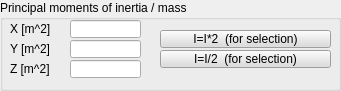
   <widget class="QGroupBox" name="groupBox_5">
    <property name="geometry">
     <rect>
      <x>10</x>
      <y>150</y>
      <width>341</width>
      <height>91</height>
     </rect>
    </property>
    <property name="title">
     <string>Principal moments of inertia / mass</string>
    </property>
    <property name="flat">
     <bool>false</bool>
    </property>
    <widget class="QLineEdit" name="qqIX">
     <property name="geometry">
      <rect>
       <x>70</x>
       <y>20</y>
       <width>71</width>
       <height>18</height>
      </rect>
     </property>
    </widget>
    <widget class="QLineEdit" name="qqIY">
     <property name="geometry">
      <rect>
       <x>70</x>
       <y>40</y>
       <width>71</width>
       <height>18</height>
      </rect>
     </property>
    </widget>
    <widget class="QLineEdit" name="qqIZ">
     <property name="geometry">
      <rect>
       <x>70</x>
       <y>60</y>
       <width>71</width>
       <height>18</height>
      </rect>
     </property>
    </widget>
    <widget class="QLabel" name="label_3">
     <property name="geometry">
      <rect>
       <x>10</x>
       <y>20</y>
       <width>61</width>
       <height>18</height>
      </rect>
     </property>
     <property name="text">
      <string>X [m^2]</string>
     </property>
    </widget>
    <widget class="QLabel" name="label_4">
     <property name="geometry">
      <rect>
       <x>10</x>
       <y>40</y>
       <width>61</width>
       <height>18</height>
      </rect>
     </property>
     <property name="text">
      <string>Y [m^2]</string>
     </property>
    </widget>
    <widget class="QLabel" name="label_5">
     <property name="geometry">
      <rect>
       <x>10</x>
       <y>60</y>
       <width>61</width>
       <height>18</height>
      </rect>
     </property>
     <property name="text">
      <string>Z [m^2]</string>
     </property>
    </widget>
    <widget class="QToolButton" name="qqID2">
     <property name="geometry">
      <rect>
       <x>160</x>
       <y>50</y>
       <width>171</width>
       <height>18</height>
      </rect>
     </property>
     <property name="palette">
      <palette>
       <active>
        <colorrole role="WindowText">
         <brush brushstyle="SolidPattern">
          <color alpha="255">
           <red>0</red>
           <green>0</green>
           <blue>0</blue>
          </color>
         </brush>
        </colorrole>
        <colorrole role="Button">
         <brush brushstyle="SolidPattern">
          <color alpha="255">
           <red>220</red>
           <green>220</green>
           <blue>220</blue>
          </color>
         </brush>
        </colorrole>
        <colorrole role="Light">
         <brush brushstyle="SolidPattern">
          <color alpha="255">
           <red>255</red>
           <green>255</green>
           <blue>255</blue>
          </color>
         </brush>
        </colorrole>
        <colorrole role="Midlight">
         <brush brushstyle="SolidPattern">
          <color alpha="255">
           <red>237</red>
           <green>237</green>
           <blue>237</blue>
          </color>
         </brush>
        </colorrole>
        <colorrole role="Dark">
         <brush brushstyle="SolidPattern">
          <color alpha="255">
           <red>110</red>
           <green>110</green>
           <blue>110</blue>
          </color>
         </brush>
        </colorrole>
        <colorrole role="Mid">
         <brush brushstyle="SolidPattern">
          <color alpha="255">
           <red>147</red>
           <green>147</green>
           <blue>147</blue>
          </color>
         </brush>
        </colorrole>
        <colorrole role="Text">
         <brush brushstyle="SolidPattern">
          <color alpha="255">
           <red>0</red>
           <green>0</green>
           <blue>0</blue>
          </color>
         </brush>
        </colorrole>
        <colorrole role="BrightText">
         <brush brushstyle="SolidPattern">
          <color alpha="255">
           <red>255</red>
           <green>255</green>
           <blue>255</blue>
          </color>
         </brush>
        </colorrole>
        <colorrole role="ButtonText">
         <brush brushstyle="SolidPattern">
          <color alpha="255">
           <red>0</red>
           <green>0</green>
           <blue>0</blue>
          </color>
         </brush>
        </colorrole>
        <colorrole role="Base">
         <brush brushstyle="SolidPattern">
          <color alpha="255">
           <red>255</red>
           <green>255</green>
           <blue>255</blue>
          </color>
         </brush>
        </colorrole>
        <colorrole role="Window">
         <brush brushstyle="SolidPattern">
          <color alpha="255">
           <red>220</red>
           <green>220</green>
           <blue>220</blue>
          </color>
         </brush>
        </colorrole>
        <colorrole role="Shadow">
         <brush brushstyle="SolidPattern">
          <color alpha="255">
           <red>0</red>
           <green>0</green>
           <blue>0</blue>
          </color>
         </brush>
        </colorrole>
        <colorrole role="AlternateBase">
         <brush brushstyle="SolidPattern">
          <color alpha="255">
           <red>237</red>
           <green>237</green>
           <blue>237</blue>
          </color>
         </brush>
        </colorrole>
        <colorrole role="ToolTipBase">
         <brush brushstyle="SolidPattern">
          <color alpha="255">
           <red>255</red>
           <green>255</green>
           <blue>220</blue>
          </color>
         </brush>
        </colorrole>
        <colorrole role="ToolTipText">
         <brush brushstyle="SolidPattern">
          <color alpha="255">
           <red>0</red>
           <green>0</green>
           <blue>0</blue>
          </color>
         </brush>
        </colorrole>
       </active>
       <inactive>
        <colorrole role="WindowText">
         <brush brushstyle="SolidPattern">
          <color alpha="255">
           <red>0</red>
           <green>0</green>
           <blue>0</blue>
          </color>
         </brush>
        </colorrole>
        <colorrole role="Button">
         <brush brushstyle="SolidPattern">
          <color alpha="255">
           <red>220</red>
           <green>220</green>
           <blue>220</blue>
          </color>
         </brush>
        </colorrole>
        <colorrole role="Light">
         <brush brushstyle="SolidPattern">
          <color alpha="255">
           <red>255</red>
           <green>255</green>
           <blue>255</blue>
          </color>
         </brush>
        </colorrole>
        <colorrole role="Midlight">
         <brush brushstyle="SolidPattern">
          <color alpha="255">
           <red>237</red>
           <green>237</green>
           <blue>237</blue>
          </color>
         </brush>
        </colorrole>
        <colorrole role="Dark">
         <brush brushstyle="SolidPattern">
          <color alpha="255">
           <red>110</red>
           <green>110</green>
           <blue>110</blue>
          </color>
         </brush>
        </colorrole>
        <colorrole role="Mid">
         <brush brushstyle="SolidPattern">
          <color alpha="255">
           <red>147</red>
           <green>147</green>
           <blue>147</blue>
          </color>
         </brush>
        </colorrole>
        <colorrole role="Text">
         <brush brushstyle="SolidPattern">
          <color alpha="255">
           <red>0</red>
           <green>0</green>
           <blue>0</blue>
          </color>
         </brush>
        </colorrole>
        <colorrole role="BrightText">
         <brush brushstyle="SolidPattern">
          <color alpha="255">
           <red>255</red>
           <green>255</green>
           <blue>255</blue>
          </color>
         </brush>
        </colorrole>
        <colorrole role="ButtonText">
         <brush brushstyle="SolidPattern">
          <color alpha="255">
           <red>0</red>
           <green>0</green>
           <blue>0</blue>
          </color>
         </brush>
        </colorrole>
        <colorrole role="Base">
         <brush brushstyle="SolidPattern">
          <color alpha="255">
           <red>255</red>
           <green>255</green>
           <blue>255</blue>
          </color>
         </brush>
        </colorrole>
        <colorrole role="Window">
         <brush brushstyle="SolidPattern">
          <color alpha="255">
           <red>220</red>
           <green>220</green>
           <blue>220</blue>
          </color>
         </brush>
        </colorrole>
        <colorrole role="Shadow">
         <brush brushstyle="SolidPattern">
          <color alpha="255">
           <red>0</red>
           <green>0</green>
           <blue>0</blue>
          </color>
         </brush>
        </colorrole>
        <colorrole role="AlternateBase">
         <brush brushstyle="SolidPattern">
          <color alpha="255">
           <red>237</red>
           <green>237</green>
           <blue>237</blue>
          </color>
         </brush>
        </colorrole>
        <colorrole role="ToolTipBase">
         <brush brushstyle="SolidPattern">
          <color alpha="255">
           <red>255</red>
           <green>255</green>
           <blue>220</blue>
          </color>
         </brush>
        </colorrole>
        <colorrole role="ToolTipText">
         <brush brushstyle="SolidPattern">
          <color alpha="255">
           <red>0</red>
           <green>0</green>
           <blue>0</blue>
          </color>
         </brush>
        </colorrole>
       </inactive>
       <disabled>
        <colorrole role="WindowText">
         <brush brushstyle="SolidPattern">
          <color alpha="255">
           <red>110</red>
           <green>110</green>
           <blue>110</blue>
          </color>
         </brush>
        </colorrole>
        <colorrole role="Button">
         <brush brushstyle="SolidPattern">
          <color alpha="255">
           <red>220</red>
           <green>220</green>
           <blue>220</blue>
          </color>
         </brush>
        </colorrole>
        <colorrole role="Light">
         <brush brushstyle="SolidPattern">
          <color alpha="255">
           <red>255</red>
           <green>255</green>
           <blue>255</blue>
          </color>
         </brush>
        </colorrole>
        <colorrole role="Midlight">
         <brush brushstyle="SolidPattern">
          <color alpha="255">
           <red>237</red>
           <green>237</green>
           <blue>237</blue>
          </color>
         </brush>
        </colorrole>
        <colorrole role="Dark">
         <brush brushstyle="SolidPattern">
          <color alpha="255">
           <red>110</red>
           <green>110</green>
           <blue>110</blue>
          </color>
         </brush>
        </colorrole>
        <colorrole role="Mid">
         <brush brushstyle="SolidPattern">
          <color alpha="255">
           <red>147</red>
           <green>147</green>
           <blue>147</blue>
          </color>
         </brush>
        </colorrole>
        <colorrole role="Text">
         <brush brushstyle="SolidPattern">
          <color alpha="255">
           <red>110</red>
           <green>110</green>
           <blue>110</blue>
          </color>
         </brush>
        </colorrole>
        <colorrole role="BrightText">
         <brush brushstyle="SolidPattern">
          <color alpha="255">
           <red>255</red>
           <green>255</green>
           <blue>255</blue>
          </color>
         </brush>
        </colorrole>
        <colorrole role="ButtonText">
         <brush brushstyle="SolidPattern">
          <color alpha="255">
           <red>110</red>
           <green>110</green>
           <blue>110</blue>
          </color>
         </brush>
        </colorrole>
        <colorrole role="Base">
         <brush brushstyle="SolidPattern">
          <color alpha="255">
           <red>220</red>
           <green>220</green>
           <blue>220</blue>
          </color>
         </brush>
        </colorrole>
        <colorrole role="Window">
         <brush brushstyle="SolidPattern">
          <color alpha="255">
           <red>220</red>
           <green>220</green>
           <blue>220</blue>
          </color>
         </brush>
        </colorrole>
        <colorrole role="Shadow">
         <brush brushstyle="SolidPattern">
          <color alpha="255">
           <red>0</red>
           <green>0</green>
           <blue>0</blue>
          </color>
         </brush>
        </colorrole>
        <colorrole role="AlternateBase">
         <brush brushstyle="SolidPattern">
          <color alpha="255">
           <red>220</red>
           <green>220</green>
           <blue>220</blue>
          </color>
         </brush>
        </colorrole>
        <colorrole role="ToolTipBase">
         <brush brushstyle="SolidPattern">
          <color alpha="255">
           <red>255</red>
           <green>255</green>
           <blue>220</blue>
          </color>
         </brush>
        </colorrole>
        <colorrole role="ToolTipText">
         <brush brushstyle="SolidPattern">
          <color alpha="255">
           <red>0</red>
           <green>0</green>
           <blue>0</blue>
          </color>
         </brush>
        </colorrole>
       </disabled>
      </palette>
     </property>
     <property name="focusPolicy">
      <enum>Qt::StrongFocus</enum>
     </property>
     <property name="text">
      <string>I=I/2  (for selection)</string>
     </property>
    </widget>
    <widget class="QToolButton" name="qqIT2">
     <property name="geometry">
      <rect>
       <x>160</x>
       <y>30</y>
       <width>171</width>
       <height>18</height>
      </rect>
     </property>
     <property name="palette">
      <palette>
       <active>
        <colorrole role="WindowText">
         <brush brushstyle="SolidPattern">
          <color alpha="255">
           <red>0</red>
           <green>0</green>
           <blue>0</blue>
          </color>
         </brush>
        </colorrole>
        <colorrole role="Button">
         <brush brushstyle="SolidPattern">
          <color alpha="255">
           <red>220</red>
           <green>220</green>
           <blue>220</blue>
          </color>
         </brush>
        </colorrole>
        <colorrole role="Light">
         <brush brushstyle="SolidPattern">
          <color alpha="255">
           <red>255</red>
           <green>255</green>
           <blue>255</blue>
          </color>
         </brush>
        </colorrole>
        <colorrole role="Midlight">
         <brush brushstyle="SolidPattern">
          <color alpha="255">
           <red>237</red>
           <green>237</green>
           <blue>237</blue>
          </color>
         </brush>
        </colorrole>
        <colorrole role="Dark">
         <brush brushstyle="SolidPattern">
          <color alpha="255">
           <red>110</red>
           <green>110</green>
           <blue>110</blue>
          </color>
         </brush>
        </colorrole>
        <colorrole role="Mid">
         <brush brushstyle="SolidPattern">
          <color alpha="255">
           <red>147</red>
           <green>147</green>
           <blue>147</blue>
          </color>
         </brush>
        </colorrole>
        <colorrole role="Text">
         <brush brushstyle="SolidPattern">
          <color alpha="255">
           <red>0</red>
           <green>0</green>
           <blue>0</blue>
          </color>
         </brush>
        </colorrole>
        <colorrole role="BrightText">
         <brush brushstyle="SolidPattern">
          <color alpha="255">
           <red>255</red>
           <green>255</green>
           <blue>255</blue>
          </color>
         </brush>
        </colorrole>
        <colorrole role="ButtonText">
         <brush brushstyle="SolidPattern">
          <color alpha="255">
           <red>0</red>
           <green>0</green>
           <blue>0</blue>
          </color>
         </brush>
        </colorrole>
        <colorrole role="Base">
         <brush brushstyle="SolidPattern">
          <color alpha="255">
           <red>255</red>
           <green>255</green>
           <blue>255</blue>
          </color>
         </brush>
        </colorrole>
        <colorrole role="Window">
         <brush brushstyle="SolidPattern">
          <color alpha="255">
           <red>220</red>
           <green>220</green>
           <blue>220</blue>
          </color>
         </brush>
        </colorrole>
        <colorrole role="Shadow">
         <brush brushstyle="SolidPattern">
          <color alpha="255">
           <red>0</red>
           <green>0</green>
           <blue>0</blue>
          </color>
         </brush>
        </colorrole>
        <colorrole role="AlternateBase">
         <brush brushstyle="SolidPattern">
          <color alpha="255">
           <red>237</red>
           <green>237</green>
           <blue>237</blue>
          </color>
         </brush>
        </colorrole>
        <colorrole role="ToolTipBase">
         <brush brushstyle="SolidPattern">
          <color alpha="255">
           <red>255</red>
           <green>255</green>
           <blue>220</blue>
          </color>
         </brush>
        </colorrole>
        <colorrole role="ToolTipText">
         <brush brushstyle="SolidPattern">
          <color alpha="255">
           <red>0</red>
           <green>0</green>
           <blue>0</blue>
          </color>
         </brush>
        </colorrole>
       </active>
       <inactive>
        <colorrole role="WindowText">
         <brush brushstyle="SolidPattern">
          <color alpha="255">
           <red>0</red>
           <green>0</green>
           <blue>0</blue>
          </color>
         </brush>
        </colorrole>
        <colorrole role="Button">
         <brush brushstyle="SolidPattern">
          <color alpha="255">
           <red>220</red>
           <green>220</green>
           <blue>220</blue>
          </color>
         </brush>
        </colorrole>
        <colorrole role="Light">
         <brush brushstyle="SolidPattern">
          <color alpha="255">
           <red>255</red>
           <green>255</green>
           <blue>255</blue>
          </color>
         </brush>
        </colorrole>
        <colorrole role="Midlight">
         <brush brushstyle="SolidPattern">
          <color alpha="255">
           <red>237</red>
           <green>237</green>
           <blue>237</blue>
          </color>
         </brush>
        </colorrole>
        <colorrole role="Dark">
         <brush brushstyle="SolidPattern">
          <color alpha="255">
           <red>110</red>
           <green>110</green>
           <blue>110</blue>
          </color>
         </brush>
        </colorrole>
        <colorrole role="Mid">
         <brush brushstyle="SolidPattern">
          <color alpha="255">
           <red>147</red>
           <green>147</green>
           <blue>147</blue>
          </color>
         </brush>
        </colorrole>
        <colorrole role="Text">
         <brush brushstyle="SolidPattern">
          <color alpha="255">
           <red>0</red>
           <green>0</green>
           <blue>0</blue>
          </color>
         </brush>
        </colorrole>
        <colorrole role="BrightText">
         <brush brushstyle="SolidPattern">
          <color alpha="255">
           <red>255</red>
           <green>255</green>
           <blue>255</blue>
          </color>
         </brush>
        </colorrole>
        <colorrole role="ButtonText">
         <brush brushstyle="SolidPattern">
          <color alpha="255">
           <red>0</red>
           <green>0</green>
           <blue>0</blue>
          </color>
         </brush>
        </colorrole>
        <colorrole role="Base">
         <brush brushstyle="SolidPattern">
          <color alpha="255">
           <red>255</red>
           <green>255</green>
           <blue>255</blue>
          </color>
         </brush>
        </colorrole>
        <colorrole role="Window">
         <brush brushstyle="SolidPattern">
          <color alpha="255">
           <red>220</red>
           <green>220</green>
           <blue>220</blue>
          </color>
         </brush>
        </colorrole>
        <colorrole role="Shadow">
         <brush brushstyle="SolidPattern">
          <color alpha="255">
           <red>0</red>
           <green>0</green>
           <blue>0</blue>
          </color>
         </brush>
        </colorrole>
        <colorrole role="AlternateBase">
         <brush brushstyle="SolidPattern">
          <color alpha="255">
           <red>237</red>
           <green>237</green>
           <blue>237</blue>
          </color>
         </brush>
        </colorrole>
        <colorrole role="ToolTipBase">
         <brush brushstyle="SolidPattern">
          <color alpha="255">
           <red>255</red>
           <green>255</green>
           <blue>220</blue>
          </color>
         </brush>
        </colorrole>
        <colorrole role="ToolTipText">
         <brush brushstyle="SolidPattern">
          <color alpha="255">
           <red>0</red>
           <green>0</green>
           <blue>0</blue>
          </color>
         </brush>
        </colorrole>
       </inactive>
       <disabled>
        <colorrole role="WindowText">
         <brush brushstyle="SolidPattern">
          <color alpha="255">
           <red>110</red>
           <green>110</green>
           <blue>110</blue>
          </color>
         </brush>
        </colorrole>
        <colorrole role="Button">
         <brush brushstyle="SolidPattern">
          <color alpha="255">
           <red>220</red>
           <green>220</green>
           <blue>220</blue>
          </color>
         </brush>
        </colorrole>
        <colorrole role="Light">
         <brush brushstyle="SolidPattern">
          <color alpha="255">
           <red>255</red>
           <green>255</green>
           <blue>255</blue>
          </color>
         </brush>
        </colorrole>
        <colorrole role="Midlight">
         <brush brushstyle="SolidPattern">
          <color alpha="255">
           <red>237</red>
           <green>237</green>
           <blue>237</blue>
          </color>
         </brush>
        </colorrole>
        <colorrole role="Dark">
         <brush brushstyle="SolidPattern">
          <color alpha="255">
           <red>110</red>
           <green>110</green>
           <blue>110</blue>
          </color>
         </brush>
        </colorrole>
        <colorrole role="Mid">
         <brush brushstyle="SolidPattern">
          <color alpha="255">
           <red>147</red>
           <green>147</green>
           <blue>147</blue>
          </color>
         </brush>
        </colorrole>
        <colorrole role="Text">
         <brush brushstyle="SolidPattern">
          <color alpha="255">
           <red>110</red>
           <green>110</green>
           <blue>110</blue>
          </color>
         </brush>
        </colorrole>
        <colorrole role="BrightText">
         <brush brushstyle="SolidPattern">
          <color alpha="255">
           <red>255</red>
           <green>255</green>
           <blue>255</blue>
          </color>
         </brush>
        </colorrole>
        <colorrole role="ButtonText">
         <brush brushstyle="SolidPattern">
          <color alpha="255">
           <red>110</red>
           <green>110</green>
           <blue>110</blue>
          </color>
         </brush>
        </colorrole>
        <colorrole role="Base">
         <brush brushstyle="SolidPattern">
          <color alpha="255">
           <red>220</red>
           <green>220</green>
           <blue>220</blue>
          </color>
         </brush>
        </colorrole>
        <colorrole role="Window">
         <brush brushstyle="SolidPattern">
          <color alpha="255">
           <red>220</red>
           <green>220</green>
           <blue>220</blue>
          </color>
         </brush>
        </colorrole>
        <colorrole role="Shadow">
         <brush brushstyle="SolidPattern">
          <color alpha="255">
           <red>0</red>
           <green>0</green>
           <blue>0</blue>
          </color>
         </brush>
        </colorrole>
        <colorrole role="AlternateBase">
         <brush brushstyle="SolidPattern">
          <color alpha="255">
           <red>220</red>
           <green>220</green>
           <blue>220</blue>
          </color>
         </brush>
        </colorrole>
        <colorrole role="ToolTipBase">
         <brush brushstyle="SolidPattern">
          <color alpha="255">
           <red>255</red>
           <green>255</green>
           <blue>220</blue>
          </color>
         </brush>
        </colorrole>
        <colorrole role="ToolTipText">
         <brush brushstyle="SolidPattern">
          <color alpha="255">
           <red>0</red>
           <green>0</green>
           <blue>0</blue>
          </color>
         </brush>
        </colorrole>
       </disabled>
      </palette>
     </property>
     <property name="focusPolicy">
      <enum>Qt::StrongFocus</enum>
     </property>
     <property name="text">
      <string>I=I*2  (for selection)</string>
     </property>
    </widget>
   </widget>
